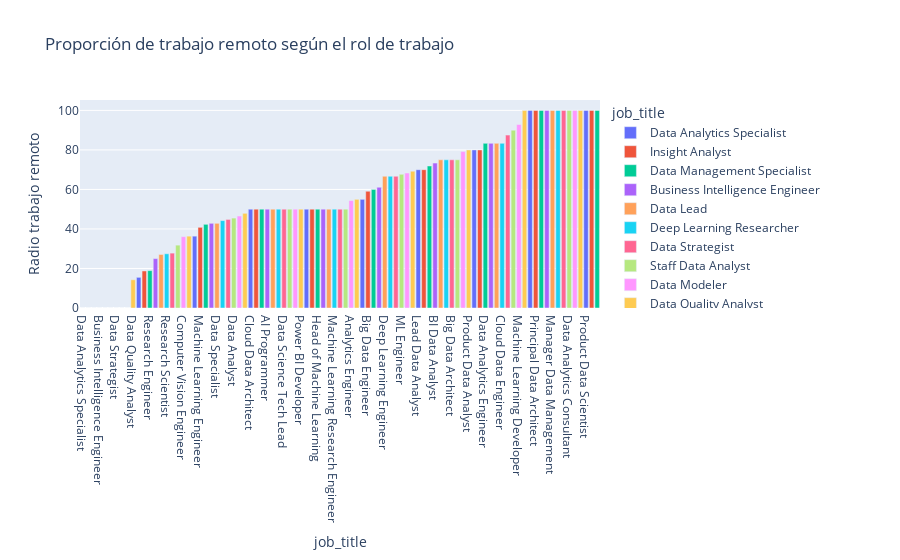

The cell this chart's notebook holds for it:
### Code cell
proporcion_trabajoremoto_rol_trabajo = df.groupby('job_title')['remote_ratio'].mean().reset_index()
average_remote_ratio_per_job = average_remote_ratio_per_job.sort_values(by="remote_ratio", ascending=True)
fig = px.bar(average_remote_ratio_per_job, x='job_title', y='remote_ratio',color='job_title', title='Proporción de trabajo remoto según el rol de trabajo',labels={'employment_type':'Tipo de empleo','remote_ratio':'Radio trabajo remoto'})
fig.show()
